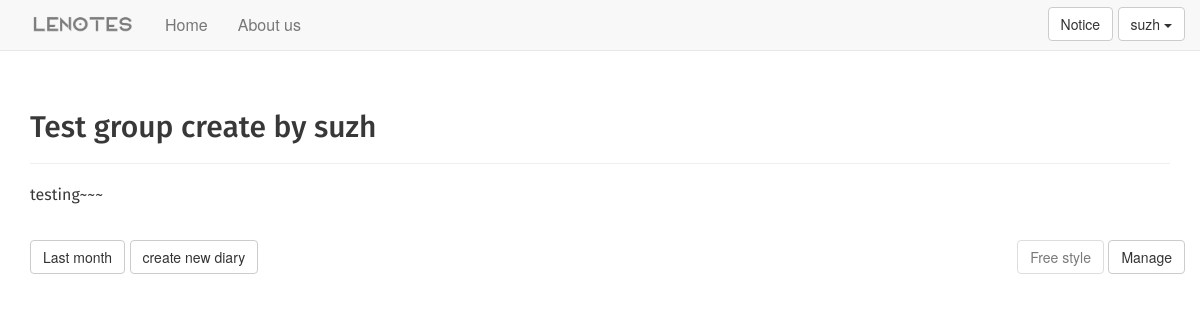
The app's page /diary_month/3/2018/6/1 (signed in), older data.
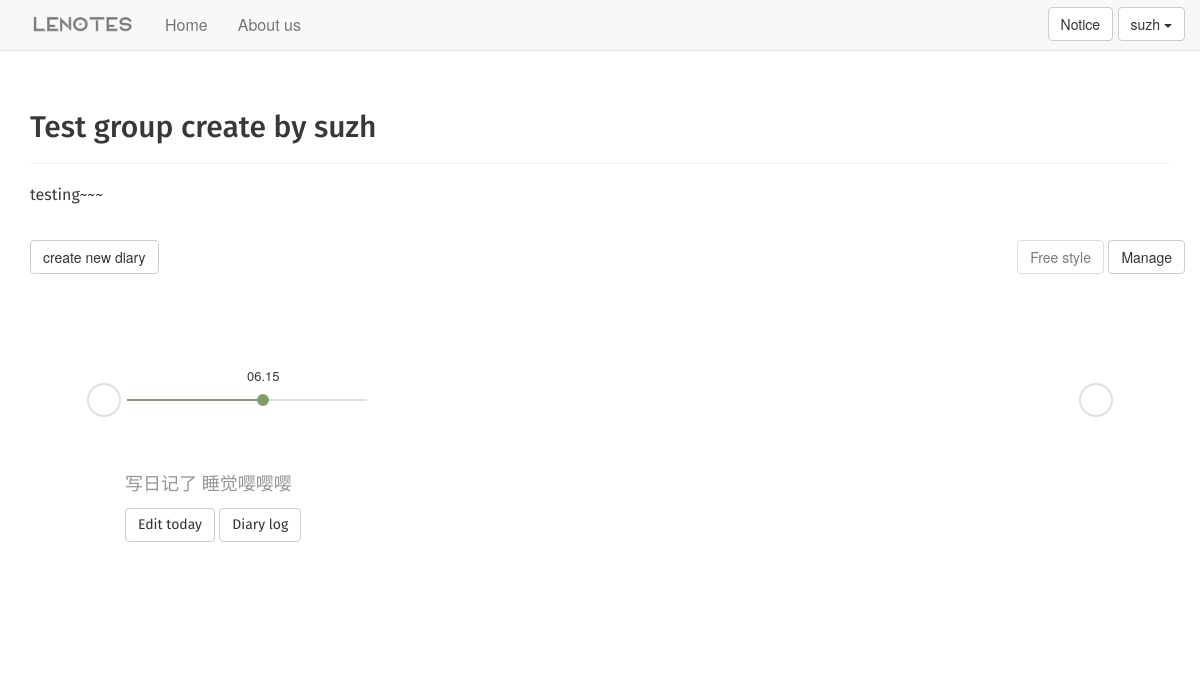
The same page, newer data.
### lenotes/models.py (models this page shows, shortened)
class Diary(models.Model):
    content = MarkdownxField()
    date_added = models.DateTimeField(auto_now_add = True)
    group = models.ForeignKey(Group,on_delete = models.CASCADE)
    diary_log = models.TextField(default=str(datetime.now()) + "  Create diary")

### lenotes/views.py (the view)
# urls.py: path('diary_month/<int:group_id>/<int:year>/<int:month>/<int:styleSelect>', views.diary_month, name = 'diary_month'),
@login_required
def diary_month(request, group_id, year, month, styleSelect):
    get_group = Group.objects.get(id=group_id)
    tdiary = get_group.diary_set.order_by('-date_added')
    createJudge = False
    if tdiary.count()==0:
        createJudge = True
    elif tdiary[0].date_added.year != datetime.now().year or tdiary[0].date_added.month != datetime.now().month\
        or tdiary[0].date_added.day != datetime.now().day:
        createJudge = True
    diarys = get_group.diary_set.filter(date_added__year=year, date_added__month = month)
    odiarys = diarys.order_by('date_added')
    lastMonth, lastYear, nextMonth, nextYear = 1, 1, 1, 1
    lastMonthJudge = True
    if tdiary.count() == 0 or month==tdiary[len(tdiary)-1].date_added.month:
        lastMonthJudge = False
    if month==1:
        lastMonth = 12
        lastYear = year-1
    else:
        lastMonth = month-1
        lastYear = year
    nextMonthJudge = True
    if month==datetime.now().month:
        nextMonthJudge = False
    if month==12:
        nextMonth = 1
        nextYear = year+1
    else:
        nextMonth = month+1
        nextYear = year
    context = {
        'group': get_group,
        'odiarys': odiarys,
        'createJudge': createJudge,
        'nowYear': year,
        'nowMonth': month,
        'lastMonth': lastMonth,
        'lastYear': lastYear,
        'lastMonthJudge': lastMonthJudge,
        'nextMonthJudge': nextMonthJudge,
        'nextMonth': nextMonth,
        'nextYear': nextYear,
    }
    if styleSelect == 1:
        return render(request, 'lenotes/group_diary_md.html', context)
    elif styleSelect == 2:
        return render(request, 'lenotes/group_diary.html', context)

### lenotes/models.py (called while the page is built)
    def __str__(self):
        return self.name

### lenotes/templatetags/base.py (called while the page is built)
@register.filter
def getUnreadCount(user):
    try:
        info = UserInfo.objects.get(user=user)
    except ObjectDoesNotExist:
        return 0
    else:
        return info.unread_count

@register.filter(is_safe = True)
@stringfilter
def custom_markdown(value):
    return mark_safe(markdown.markdown(value,
                              extensions = ['markdown.extensions.extra',
											'markdown.extensions.toc',
											'markdown.extensions.sane_lists',
											'markdown.extensions.nl2br',
                                            'markdown.extensions.codehilite'],
                              safe_mode = True,
                              enable_attributes = False))

### lenotes/templates/lenotes/group_diary_md.html (shortened to what this page needs)
{% extends 'lenotes/base.html' %} {% load bootstrap3 %}{% load staticfiles %}{% load base %} {% block header %}
<h2>{{ group }}</h2>
{% endblock header %} {% block content %}
<p>
    {{group.intro}}
    <ul class="nav navbar-nav navbar-right">
        <a class="btn btn-default" href="#" role="button" title="还没有做完哦，以后更新~" disabled>Free style</a>
        <a class="btn btn-default" href="{% url 'lenotes:manage' group.id %}" role="button">Manage</a>
    </ul>
</p>
<li>
    {% if lastMonthJudge %}
    <a href="{% url 'lenotes:diary_month' group.id lastYear lastMonth 1 %}" class="btn btn-default">Last month</a> {% endif %}  {% if createJudge %}
    <a href="{% url 'lenotes:new_diary' group.id %}" class="btn btn-default">create new diary</a> {% endif %}
</li>
<div>
    <section class="cd-horizontal-timeline">
        <div class="timeline" style="bottom: 20px">
            <div class="events-wrapper">
                <div class="events">
                    <ol>
                        {% for diary in odiarys %} {% if forloop.last %}
                        <li><a href="#0" data-date="{{diary.date_added|date:'d/m/Y'}}" class="selected">{{diary.date_added|date:'m.d'}}</a></li>
                        {% else %}
                        <li><a href="#0" data-date="{{diary.date_added|date:'d/m/Y'}}">{{diary.date_added|date:'m.d'}}</a></li>
                        {% endif %} {% endfor %}
                    </ol>
                    <span class="filling-line" aria-hidden="true"></span>
                </div>
            </div>
            <ul class="cd-timeline-navigation">
                <li><a href="#0" class="prev inactive">Prev</a></li>
                <li><a href="#0" class="next">Next</a></li>
            </ul>
        </div>
        <div class="events-content" style="margin-top: 0px">
            <ol>
                {% for diary in odiarys %} {% if forloop.last %}
                <li data-date="{{diary.date_added|date:'d/m/Y'}}" class="selected">
                    <div style="width: 1200px; font-family:'Fira Sans'">
                        {{diary.content|custom_markdown}}
                        <a href="{% url 'lenotes:edit_diary_md' diary.id %}" class="btn btn-default">Edit today</a>
                        <a href="{% url 'lenotes:diary_log' diary.id %}" class="btn btn-default">Diary log</a>
                    </div>
                </li>
                {% endif %} {% empty %}
                <li class="selected">
                    <div style="height: 300px;">
                        这个月没日记哦·····
                    </div>
                </li>
                {% endfor %}
            </ol>
        </div>
    </section>
</div>
{% load static %}
<link rel="stylesheet" href="{% static 'css/diary_style.css' %}">
{% endblock content %})

Row changes from the older to the newer data that the page shows:
added Diary: date_added "06.15", content|custom_markdown "写日记了 睡觉嘤嘤嘤"
Text that changed along with them:
text no longer shown: "Last month"
